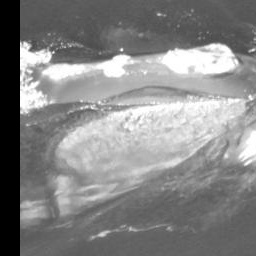
#> input picture alphaWhales/train/w_1001106.jpg, 256 x 256 px, given in place of w_38.jpg, which was not available
$ python drawSaliency.py   (Python 2 division)
#> lines starting #> are read from the running program, lines starting #| are printed output that depends on the picture; pictures that were not available may be replaced by others from this repository, and a replacement may not be noted
import numpy as np
import cv2

def normalize(x):
    return (x-np.min(x))/(np.max(x)-np.min(x))*255
whale = 'w_38'
im = cv2.imread('../train/train/%s.jpg' % whale)
#> im is the input picture: shape (256, 256, 3); min 0, max 255, mean 133.3

salIm = cv2.imread('%s/salience_map.jpg'%whale,flags=cv2.IMREAD_GRAYSCALE)
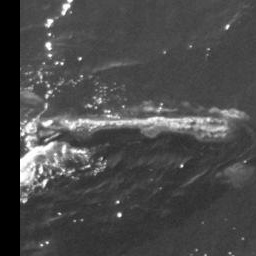
#> input picture alphaWhales/train/w_1002077.jpg, 256 x 256 px, given in place of salience_map.jpg, which was not available
#> salIm is the input picture: shape (256, 256); min 0, max 255, mean 73.7
salImNew = np.zeros((im.shape[0], im.shape[1]))
rectSize = 8
for i in xrange(salImNew.shape[0]/rectSize):
    for j in xrange(salImNew.shape[1]/rectSize):
        salImNew[i*rectSize:(i+1)*rectSize, j*rectSize:(j+1)*rectSize] = np.ones((rectSize, rectSize))*salIm[i,j]
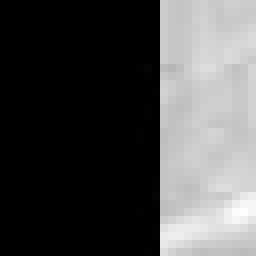
#> salImNew: shape (256, 256) float64; min 0, max 91, mean 27.7; drawn with min black and max white
#imMerged = im/float(2)
imMerged = cv2.applyColorMap(np.uint8(salImNew), cv2.COLORMAP_JET)
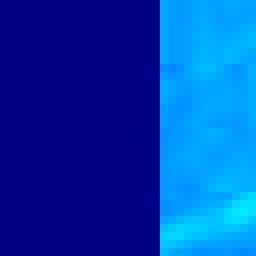
#> imMerged: shape (256, 256, 3); mean B, G, R 175.7, 62.8, 0
# [4 lines of commented-out code are left out]
imMerged = normalize(im+(imMerged))
#> in normalize, `return (x-np.min(x))/(np.max(x)-np.min(x))*255`:
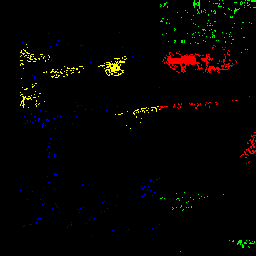
#> returned value: shape (256, 256, 3); mean of channels 0, 1, 2 0.6, 3.1, 4.3; drawn as B, G, R
cv2.imwrite('%s/merged.jpg'%whale, imMerged)
